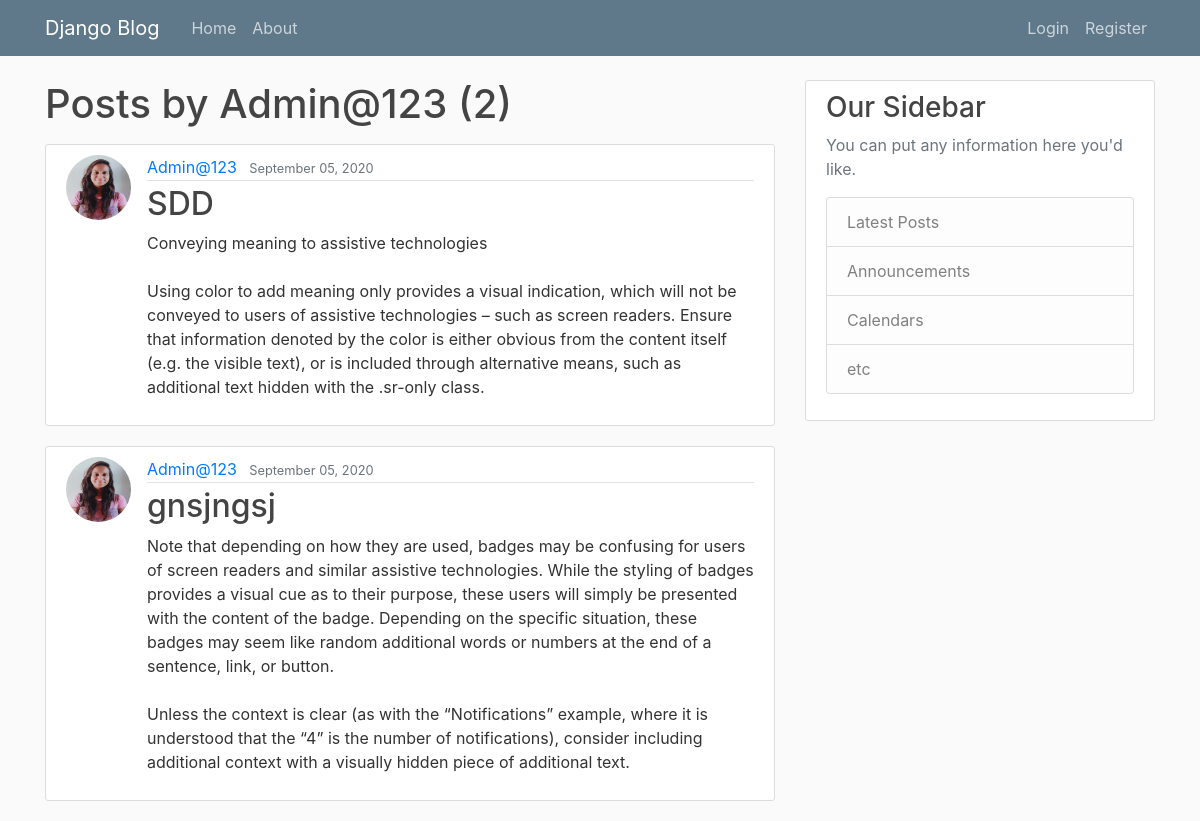
The app's page /user/Admin@123 with its own data.
### blog/models.py (models this page shows, shortened)
class Post(models.Model):
    title = models.CharField(max_length=100)
    content = models.TextField()
    date_posted = models.DateTimeField(default=timezone.now)
    author = models.ForeignKey(User, on_delete=models.CASCADE)

### users/models.py (models this page shows, shortened)
class Profile(models.Model):
    user = models.OneToOneField(User, on_delete=models.CASCADE)
    image = models.ImageField(default='default.jpg', upload_to='profile_pics')

### blog/views.py (the view)
# urls.py: path('user/<str:username>', UserPostListView.as_view(), name='user-posts'),
class UserPostListView(ListView):
    model = Post
    template_name = 'blog/user_posts.html'  # <app>/<model>_<viewtype>.html
    context_object_name = 'posts'
    paginate_by = 5
    def get_queryset(self):
        user = get_object_or_404(User, username=self.kwargs.get('username'))
        return Post.objects.filter(author=user).order_by('-date_posted')

### blog/templates/blog/user_posts.html (shortened to what this page needs)
{% extends "blog/base.html" %}
{% block content %}
    <h1 class="mb-3">Posts by {{ view.kwargs.username }} ({{ page_obj.paginator.count }})</h1>
    {% for post in posts %}
        <article class="media content-section">
          <img class="rounded-circle article-img" src="{{ post.author.profile.image.url }}">
          <div class="media-body">
            <div class="article-metadata">
              <a class="mr-2" href="{% url 'user-posts' post.author.username %}">{{ post.author }}</a>
              <small class="text-muted">{{ post.date_posted|date:"F d, Y" }}</small>
            </div>
            <h2><a class="article-title" href="{% url 'post-detail' post.id %}">{{ post.title }}</a></h2>
            <p class="article-content">{{ post.content }}</p>
          </div>
        </article>
    {% endfor %}
{% endblock content %}

### blog/static/blog/main.css (style rules this page uses)
body { background: #fafafa; color: #333333; margin-top: 5rem; }
h1, h2, h3, h4, h5, h6 { color: #444444; }
.content-section { background: #ffffff; padding: 10px 20px; border: 1px solid #dddddd; border-radius: 3px; margin-bottom: 20px; }
.article-title { color: #444444; }
.article-content { white-space: pre-line; }
.article-img { height: 65px; width: 65px; margin-right: 16px; }
.article-metadata { padding-bottom: 1px; margin-bottom: 4px; border-bottom: 1px solid #e3e3e3 }

### records on screen
Post: author.profile.image (picture), author "Admin@123", date_posted "September 05, 2020", title "SDD", content "Conveying meaning to assistive technologies Using color to add meaning only provides a visual indication, which will not be conveyed to users of assistive technologies – such as screen readers. Ensure that information denoted by the color is either obvious from the content itself (e.g. the visible text), or is included through alternative means, such as additional text hidden with the .sr-only class."
Post: author.profile.image (picture), author "Admin@123", date_posted "September 05, 2020", title "gnsjngsj", content "Note that depending on how they are used, badges may be confusing for users of screen readers and similar assistive technologies. While the styling of badges provides a visual cue as to their purpose, these users will simply be presented with the content of the badge. Depending on the specific situation, these badges may seem like random additional words or numbers at the end of a sentence, link, or button. Unless the context is clear (as with the “Notifications” example, where it is understood that the “4” is the number of notifications), consider including additional context with a visually hidden piece of additional text."

### other values on screen
{{ view.kwargs.username }} "Admin@123"
{{ page_obj.paginator.count }} "2"
